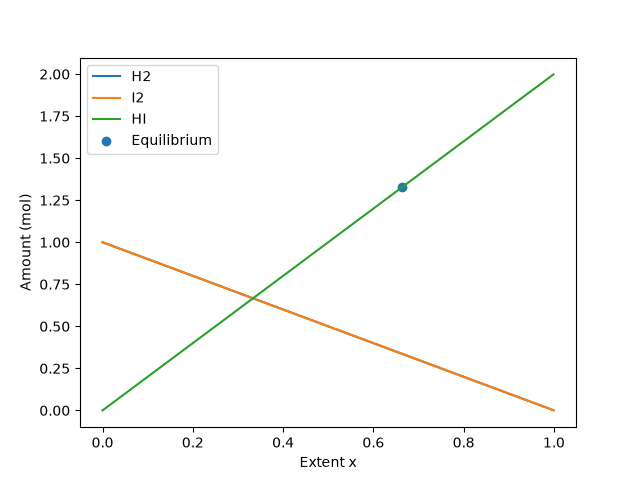

Generate this figure with Python:
"""
PW2 Lab B Part 4 -- chemical equilibrium via the equilibrium constant K.

Reaction  H2 + I2 <=> 2 HI, starting from 1 mol H2 and 1 mol I2.
As the reaction proceeds by an extent x:  H2 = 1-x,  I2 = 1-x,  HI = 2x.
At equilibrium the composition satisfies the equilibrium constant
        K = [HI]^2 / ([H2][I2]) = (2x)^2 / ((1-x)(1-x)).
Given K, find the extent x. Solve it TWO ways and compare.
Run:  python equilibrium.py
"""
import numpy as np
import matplotlib.pyplot as plt
from scipy.optimize import newton, minimize

K = 15.6
a = b = 1.0

# TODO 1: write k_imbalance(x) = (2x)^2/((a-x)(b-x)) - K.
#         It equals zero exactly at equilibrium.
def k_imbalance(x):
    return (2*x)**2 / ((a-x)*(b-x)) - K

# TODO 2 (method 1): use scipy.optimize.newton to find the root of k_imbalance
#         (start x0=0.5). This is root-finding.
x_newton = newton(k_imbalance, 0.5)
print("Newton:", x_newton)

# TODO 3 (method 2): use scipy.optimize.minimize to minimise k_imbalance(x)**2
#         (method "SLSQP", bounds [(0, 0.999)], x0=[0.5]). Print both answers
#         and confirm they agree.
result = minimize(
    lambda x: k_imbalance(x[0])**2,
    [0.5],
    method="SLSQP",
    bounds=[(0, 0.999)]
)

x_slsqp = result.x[0]

print("SLSQP:", x_slsqp)
print("Agree:", np.isclose(x_newton, x_slsqp))

# TODO 4: report the equilibrium amounts (H2, I2, HI), and plot how the three
#         amounts change with the extent x, marking the equilibrium. Save
#         equilibrium.png.
H2 = 1 - x_newton
I2 = 1 - x_newton
HI = 2 * x_newton

print("Equilibrium H2:", H2)
print("Equilibrium I2:", I2)
print("Equilibrium HI:", HI)

x_values = np.linspace(0, 0.999, 500)

plt.plot(x_values, 1 - x_values, label="H2")
plt.plot(x_values, 1 - x_values, label="I2")
plt.plot(x_values, 2 * x_values, label="HI")

plt.scatter(x_newton, HI, label="Equilibrium")

plt.xlabel("Extent x")
plt.ylabel("Amount (mol)")
plt.legend()
plt.savefig("equilibrium.png")
plt.show()
